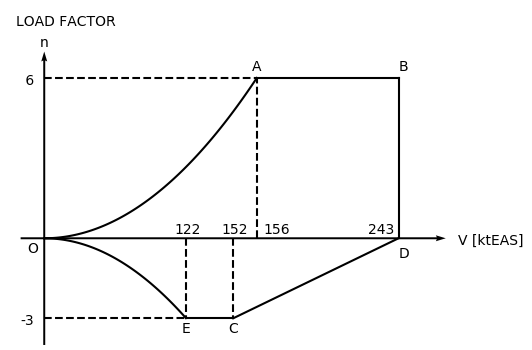

Generate this figure with Python:
import numpy as np
import matplotlib.pyplot as plt


# 失速線
rho=1.225
W=1500*9.8
S=16
Va=156/1.944
Vb=122/1.944
x1 = np.arange(0, 9.1, 0.1)
x2 = np.arange(0, 6.1, 0.1)
y1= [1.4*rho*(i*(Va/9))**2/2/W*S for i in x1]
y2= [-1.14*rho*(i*(Vb/6))**2/2/W*S for i in x2]
plt.plot(x1,y1, color='black')
plt.plot(x2,y2, color='black')

# x,y軸
# 矢印の始点
X = 0,-1
Y = -4,0
# 矢印の成分
U = 0,18
V = 11,0
# 矢印
plt.quiver(X,Y,U,V,width=0.004,angles='xy',scale_units='xy',scale=1)

# 直線([x1,x2], [y1,y2])
plt.plot([9,15], [6,6], color='black')
plt.plot([15,15], [6,0], color='black')
plt.plot([6,8], [-3,-3], color='black')
plt.plot([8,15], [-3,0], color='black')

plt.plot([0,9], [6,6], color='black', linestyle='dashed')
plt.plot([9,9], [0,6], color='black', linestyle='dashed')
plt.plot([0,6], [-3,-3], color='black', linestyle='dashed')
plt.plot([6,6], [0,-3], color='black', linestyle='dashed')
plt.plot([8,8], [0,-3], color='black', linestyle='dashed')

# Text挿入
plt.annotate(' 6', xy=(-1,5.8))
plt.annotate('O', xy=(-0.7,-0.5))
plt.annotate('-3', xy=(-1,-3.2))
plt.annotate('A', xy=(8.8,6.3))
plt.annotate('B', xy=(15,6.3))
plt.annotate('C', xy=(7.8,-3.5))
plt.annotate('D', xy=(15,-0.7))
plt.annotate('E', xy=(5.8,-3.5))
plt.annotate('V [ktEAS]', xy=(17.5,-0.2))
plt.annotate('n', xy=(-0.2,7.2))
plt.annotate('LOAD FACTOR', xy=(-1.2,8))
plt.annotate('122', xy=(5.5,0.2))
plt.annotate('152', xy=(7.5,0.2))
plt.annotate('156', xy=(9.3,0.2))
plt.annotate('243', xy=(13.7,0.2))

# 枠線・目盛を消す
plt.axis("off")

# グラフ表示
plt.xlim([-2,19])
plt.ylim([-5,9])
plt.show()
